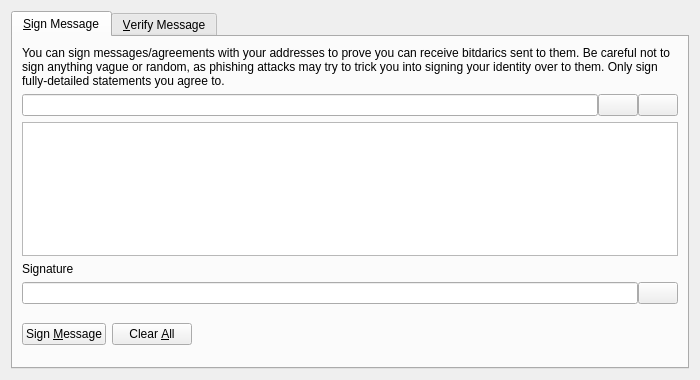
<?xml version="1.0" encoding="UTF-8"?>
<ui version="4.0">
 <class>SignVerifyMessageDialog</class>
 <widget class="QDialog" name="SignVerifyMessageDialog">
  <property name="geometry">
   <rect>
    <x>0</x>
    <y>0</y>
    <width>700</width>
    <height>380</height>
   </rect>
  </property>
  <property name="windowTitle">
   <string>Signatures - Sign / Verify a Message</string>
  </property>
  <property name="modal">
   <bool>true</bool>
  </property>
  <layout class="QVBoxLayout" name="verticalLayout">
   <item>
    <widget class="QTabWidget" name="tabWidget">
     <property name="currentIndex">
      <number>0</number>
     </property>
     <widget class="QWidget" name="tabSignMessage">
      <attribute name="title">
       <string>&amp;Sign Message</string>
      </attribute>
      <layout class="QVBoxLayout" name="verticalLayout_SM">
       <item>
        <widget class="QLabel" name="infoLabel_SM">
         <property name="text">
          <string>You can sign messages/agreements with your addresses to prove you can receive bitdarics sent to them. Be careful not to sign anything vague or random, as phishing attacks may try to trick you into signing your identity over to them. Only sign fully-detailed statements you agree to.</string>
         </property>
         <property name="textFormat">
          <enum>Qt::PlainText</enum>
         </property>
         <property name="wordWrap">
          <bool>true</bool>
         </property>
        </widget>
       </item>
       <item>
        <layout class="QHBoxLayout" name="horizontalLayout_1_SM">
         <property name="spacing">
          <number>0</number>
         </property>
         <item>
          <widget class="QValidatedLineEdit" name="addressIn_SM">
           <property name="toolTip">
            <string>The BitDaric address to sign the message with</string>
           </property>
          </widget>
         </item>
         <item>
          <widget class="QPushButton" name="addressBookButton_SM">
           <property name="toolTip">
            <string>Choose previously used address</string>
           </property>
           <property name="text">
            <string/>
           </property>
           <property name="icon">
            <iconset resource="../bitcoin.qrc">
             <normaloff>:/icons/address-book</normaloff>:/icons/address-book</iconset>
           </property>
           <property name="shortcut">
            <string>Alt+A</string>
           </property>
           <property name="autoDefault">
            <bool>false</bool>
           </property>
          </widget>
         </item>
         <item>
          <widget class="QPushButton" name="pasteButton_SM">
           <property name="toolTip">
            <string>Paste address from clipboard</string>
           </property>
           <property name="text">
            <string/>
           </property>
           <property name="icon">
            <iconset resource="../bitcoin.qrc">
             <normaloff>:/icons/editpaste</normaloff>:/icons/editpaste</iconset>
           </property>
           <property name="shortcut">
            <string>Alt+P</string>
           </property>
           <property name="autoDefault">
            <bool>false</bool>
           </property>
          </widget>
         </item>
        </layout>
       </item>
       <item>
        <widget class="QPlainTextEdit" name="messageIn_SM">
         <property name="toolTip">
          <string>Enter the message you want to sign here</string>
         </property>
        </widget>
       </item>
       <item>
        <widget class="QLabel" name="signatureLabel_SM">
         <property name="text">
          <string>Signature</string>
         </property>
         <property name="textFormat">
          <enum>Qt::PlainText</enum>
         </property>
        </widget>
       </item>
       <item>
        <layout class="QHBoxLayout" name="horizontalLayout_2_SM">
         <property name="spacing">
          <number>0</number>
         </property>
         <item>
          <widget class="QLineEdit" name="signatureOut_SM">
           <property name="font">
            <font>
             <italic>true</italic>
            </font>
           </property>
           <property name="readOnly">
            <bool>true</bool>
           </property>
          </widget>
         </item>
         <item>
          <widget class="QPushButton" name="copySignatureButton_SM">
           <property name="toolTip">
            <string>Copy the current signature to the system clipboard</string>
           </property>
           <property name="text">
            <string/>
           </property>
           <property name="icon">
            <iconset resource="../bitcoin.qrc">
             <normaloff>:/icons/editcopy</normaloff>:/icons/editcopy</iconset>
           </property>
           <property name="autoDefault">
            <bool>false</bool>
           </property>
          </widget>
         </item>
        </layout>
       </item>
       <item>
        <layout class="QHBoxLayout" name="horizontalLayout_3_SM">
         <item>
          <widget class="QPushButton" name="signMessageButton_SM">
           <property name="toolTip">
            <string>Sign the message to prove you own this BitDaric address</string>
           </property>
           <property name="text">
            <string>Sign &amp;Message</string>
           </property>
           <property name="icon">
            <iconset resource="../bitcoin.qrc">
             <normaloff>:/icons/edit</normaloff>:/icons/edit</iconset>
           </property>
           <property name="autoDefault">
            <bool>false</bool>
           </property>
          </widget>
         </item>
         <item>
          <widget class="QPushButton" name="clearButton_SM">
           <property name="toolTip">
            <string>Reset all sign message fields</string>
           </property>
           <property name="text">
            <string>Clear &amp;All</string>
           </property>
           <property name="icon">
            <iconset resource="../bitcoin.qrc">
             <normaloff>:/icons/remove</normaloff>:/icons/remove</iconset>
           </property>
           <property name="autoDefault">
            <bool>false</bool>
           </property>
          </widget>
         </item>
         <item>
          <spacer name="horizontalSpacer_1_SM">
           <property name="orientation">
            <enum>Qt::Horizontal</enum>
           </property>
           <property name="sizeHint" stdset="0">
            <size>
             <width>40</width>
             <height>48</height>
            </size>
           </property>
          </spacer>
         </item>
         <item>
          <widget class="QLabel" name="statusLabel_SM">
           <property name="font">
            <font>
             <weight>75</weight>
             <bold>true</bold>
            </font>
           </property>
           <property name="text">
            <string/>
           </property>
           <property name="wordWrap">
            <bool>true</bool>
           </property>
          </widget>
         </item>
         <item>
          <spacer name="horizontalSpacer_2_SM">
           <property name="orientation">
            <enum>Qt::Horizontal</enum>
           </property>
           <property name="sizeHint" stdset="0">
            <size>
             <width>40</width>
             <height>48</height>
            </size>
           </property>
          </spacer>
         </item>
        </layout>
       </item>
      </layout>
     </widget>
     <widget class="QWidget" name="tabVerifyMessage">
      <attribute name="title">
       <string>&amp;Verify Message</string>
      </attribute>
      <layout class="QVBoxLayout" name="verticalLayout_VM">
       <item>
        <widget class="QLabel" name="infoLabel_VM">
         <property name="text">
          <string>Enter the receiver's address, message (ensure you copy line breaks, spaces, tabs, etc. exactly) and signature below to verify the message. Be careful not to read more into the signature than what is in the signed message itself, to avoid being tricked by a man-in-the-middle attack. Note that this only proves the signing party receives with the address, it cannot prove sendership of any transaction!</string>
         </property>
         <property name="textFormat">
          <enum>Qt::PlainText</enum>
         </property>
         <property name="alignment">
          <set>Qt::AlignLeading|Qt::AlignLeft|Qt::AlignTop</set>
         </property>
         <property name="wordWrap">
          <bool>true</bool>
         </property>
        </widget>
       </item>
       <item>
        <layout class="QHBoxLayout" name="horizontalLayout_1_VM">
         <property name="spacing">
          <number>0</number>
         </property>
         <item>
          <widget class="QValidatedLineEdit" name="addressIn_VM">
           <property name="toolTip">
            <string>The BitDaric address the message was signed with</string>
           </property>
          </widget>
         </item>
         <item>
          <widget class="QPushButton" name="addressBookButton_VM">
           <property name="toolTip">
            <string>Choose previously used address</string>
           </property>
           <property name="text">
            <string/>
           </property>
           <property name="icon">
            <iconset resource="../bitcoin.qrc">
             <normaloff>:/icons/address-book</normaloff>:/icons/address-book</iconset>
           </property>
           <property name="shortcut">
            <string>Alt+A</string>
           </property>
           <property name="autoDefault">
            <bool>false</bool>
           </property>
          </widget>
         </item>
        </layout>
       </item>
       <item>
        <widget class="QPlainTextEdit" name="messageIn_VM"/>
       </item>
       <item>
        <widget class="QValidatedLineEdit" name="signatureIn_VM"/>
       </item>
       <item>
        <layout class="QHBoxLayout" name="horizontalLayout_2_VM">
         <item>
          <widget class="QPushButton" name="verifyMessageButton_VM">
           <property name="toolTip">
            <string>Verify the message to ensure it was signed with the specified BitDaric address</string>
           </property>
           <property name="text">
            <string>Verify &amp;Message</string>
           </property>
           <property name="icon">
            <iconset resource="../bitcoin.qrc">
             <normaloff>:/icons/transaction_0</normaloff>:/icons/transaction_0</iconset>
           </property>
           <property name="autoDefault">
            <bool>false</bool>
           </property>
          </widget>
         </item>
         <item>
          <widget class="QPushButton" name="clearButton_VM">
           <property name="toolTip">
            <string>Reset all verify message fields</string>
           </property>
           <property name="text">
            <string>Clear &amp;All</string>
           </property>
           <property name="icon">
            <iconset resource="../bitcoin.qrc">
             <normaloff>:/icons/remove</normaloff>:/icons/remove</iconset>
           </property>
           <property name="autoDefault">
            <bool>false</bool>
           </property>
          </widget>
         </item>
         <item>
          <spacer name="horizontalSpacer_1_VM">
           <property name="orientation">
            <enum>Qt::Horizontal</enum>
           </property>
           <property name="sizeHint" stdset="0">
            <size>
             <width>40</width>
             <height>48</height>
            </size>
           </property>
          </spacer>
         </item>
         <item>
          <widget class="QLabel" name="statusLabel_VM">
           <property name="font">
            <font>
             <weight>75</weight>
             <bold>true</bold>
            </font>
           </property>
           <property name="text">
            <string/>
           </property>
           <property name="wordWrap">
            <bool>true</bool>
           </property>
          </widget>
         </item>
         <item>
          <spacer name="horizontalSpacer_2_VM">
           <property name="orientation">
            <enum>Qt::Horizontal</enum>
           </property>
           <property name="sizeHint" stdset="0">
            <size>
             <width>40</width>
             <height>48</height>
            </size>
           </property>
          </spacer>
         </item>
        </layout>
       </item>
      </layout>
     </widget>
    </widget>
   </item>
  </layout>
 </widget>
 <customwidgets>
  <customwidget>
   <class>QValidatedLineEdit</class>
   <extends>QLineEdit</extends>
   <header>qvalidatedlineedit.h</header>
  </customwidget>
 </customwidgets>
 <resources>
  <include location="../bitcoin.qrc"/>
 </resources>
 <connections/>
</ui>
